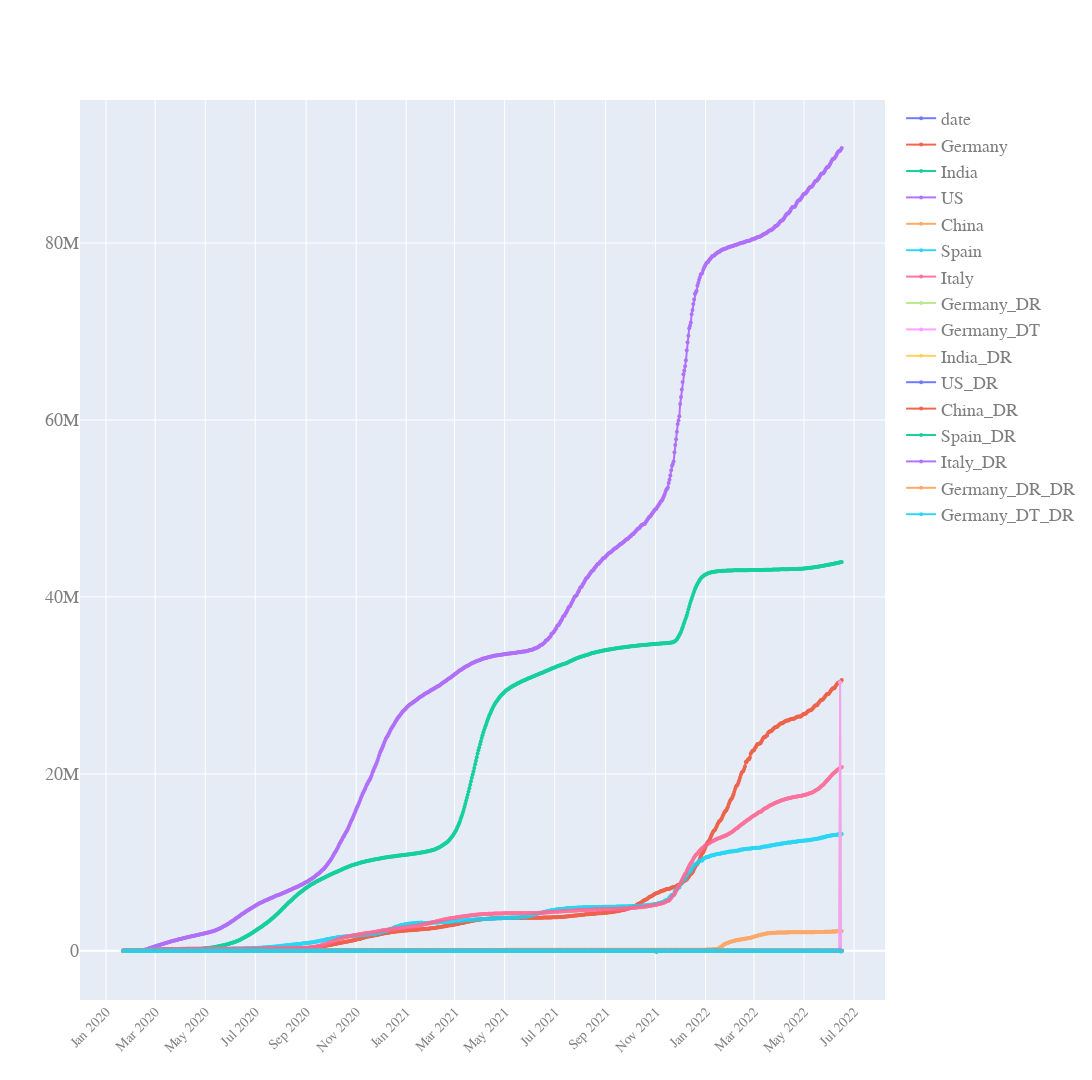

Notebook source saved alongside this figure:
### Code cell
quick_plot(df_analyse.date,df_analyse.iloc[40:,:],y_scale='linear')

### Figure 1 — Plotly figure (JSON) as saved in the notebook; plotly's stock layout.template omitted (floating-point values rounded to 4 significant figures; data arrays with more than 128 entries replaced by an {"elided": "..."} marker saying what was removed)
{"data": [{"line": {"width": 2}, "marker": {"size": 4}, "mode": "markers+lines", "name": "date", "opacity": 0.9, "type": "scatter", "x": {"elided": "917 str values"}, "y": {"elided": "877 str values"}}, {"line": {"width": 2}, "marker": {"size": 4}, "mode": "markers+lines", "name": "Germany", "opacity": 0.9, "type": "scatter", "x": {"elided": "917 str values"}, "y": {"elided": "877 int values"}}, {"line": {"width": 2}, "marker": {"size": 4}, "mode": "markers+lines", "name": "India", "opacity": 0.9, "type": "scatter", "x": {"elided": "917 str values"}, "y": {"elided": "877 int values"}}, {"line": {"width": 2}, "marker": {"size": 4}, "mode": "markers+lines", "name": "US", "opacity": 0.9, "type": "scatter", "x": {"elided": "917 str values"}, "y": {"elided": "877 int values"}}, {"line": {"width": 2}, "marker": {"size": 4}, "mode": "markers+lines", "name": "China", "opacity": 0.9, "type": "scatter", "x": {"elided": "917 str values"}, "y": {"elided": "877 int values"}}, {"line": {"width": 2}, "marker": {"size": 4}, "mode": "markers+lines", "name": "Spain", "opacity": 0.9, "type": "scatter", "x": {"elided": "917 str values"}, "y": {"elided": "877 int values"}}, {"line": {"width": 2}, "marker": {"size": 4}, "mode": "markers+lines", "name": "Italy", "opacity": 0.9, "type": "scatter", "x": {"elided": "917 str values"}, "y": {"elided": "877 int values"}}, {"line": {"width": 2}, "marker": {"size": 4}, "mode": "markers+lines", "name": "Germany_DR", "opacity": 0.9, "type": "scatter", "x": {"elided": "917 str values"}, "y": {"elided": "877 float values"}}, {"line": {"width": 2}, "marker": {"size": 4}, "mode": "markers+lines", "name": "Germany_DT", "opacity": 0.9, "type": "scatter", "x": {"elided": "917 str values"}, "y": {"elided": "877 float values"}}, {"line": {"width": 2}, "marker": {"size": 4}, "mode": "markers+lines", "name": "India_DR", "opacity": 0.9, "type": "scatter", "x": {"elided": "917 str values"}, "y": {"elided": "877 float values"}}, {"line": {"width": 2}, "marker": {"size": 4}, "mode": "markers+lines", "name": "US_DR", "opacity": 0.9, "type": "scatter", "x": {"elided": "917 str values"}, "y": {"elided": "877 float values"}}, {"line": {"width": 2}, "marker": {"size": 4}, "mode": "markers+lines", "name": "China_DR", "opacity": 0.9, "type": "scatter", "x": {"elided": "917 str values"}, "y": {"elided": "877 float values"}}, {"line": {"width": 2}, "marker": {"size": 4}, "mode": "markers+lines", "name": "Spain_DR", "opacity": 0.9, "type": "scatter", "x": {"elided": "917 str values"}, "y": {"elided": "877 float values"}}, {"line": {"width": 2}, "marker": {"size": 4}, "mode": "markers+lines", "name": "Italy_DR", "opacity": 0.9, "type": "scatter", "x": {"elided": "917 str values"}, "y": {"elided": "877 float values"}}, {"line": {"width": 2}, "marker": {"size": 4}, "mode": "markers+lines", "name": "Germany_DR_DR", "opacity": 0.9, "type": "scatter", "x": {"elided": "917 str values"}, "y": {"elided": "877 float values"}}, {"line": {"width": 2}, "marker": {"size": 4}, "mode": "markers+lines", "name": "Germany_DT_DR", "opacity": 0.9, "type": "scatter", "x": {"elided": "917 str values"}, "y": {"elided": "877 float values"}}], "layout": {"autosize": true, "font": {"color": "#7f7f7f", "family": "PT Sans, monospace", "size": 18}, "height": 1080, "width": 1920, "xaxis": {"nticks": 20, "tickangle": -45, "tickfont": {"color": "#7f7f7f", "size": 14}}, "yaxis": {"type": "linear"}}}
